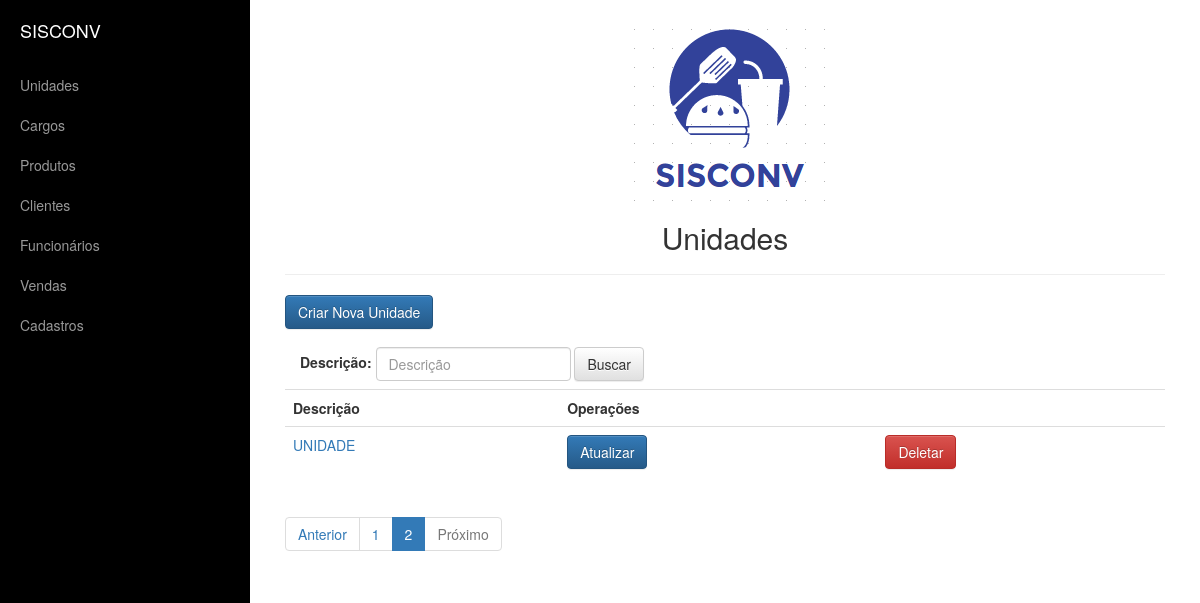
The app's page /appvendas/unidade/list?page=2, older data.
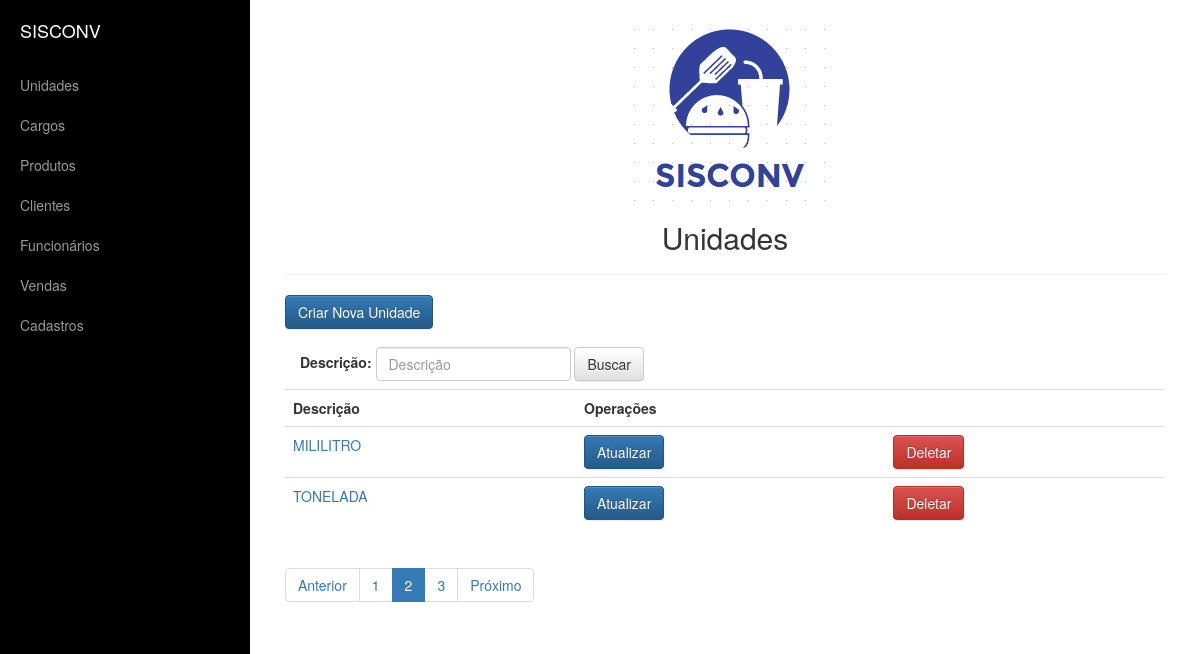
The same page, newer data.
### appvendas/models.py (models this page shows, shortened)
class Unidade(models.Model):
    descricao=models.CharField("Descrição",max_length=100)
    sigla=models.CharField("Sigla",max_length=5)

### appvendas/views.py (the view)
def unidade_list(request):
    criterio=request.GET.get('criterio')
    if (criterio):
        unidades=Unidade.objects.filter(descricao__contains=criterio).order_by('descricao')
    else:
        unidades=Unidade.objects.all().order_by('descricao')
        criterio=""
    paginator=Paginator(unidades,2)
    page=request.GET.get('page')
    try:
        unidades=paginator.page(page)
    except PageNotAnInteger:
        unidades=paginator.page(1)
    except EmptyPage:
        unidades=paginator.page(paginator.num_pages)
    dados={'unidades':unidades,'criterio':criterio,'paginator':paginator,'page_obj':unidades}
    return render(request, 'unidade/unidade_list.html', dados)

### templates/unidade/unidade_list.html
{% extends 'base.html' %}
{% block conteudo %}
    <center><h2>Unidades</h2></center>
    <hr>
    <p><a href="{% url 'unidade_new' %}" class="btn btn-primary" >Criar Nova Unidade</a></p>
    <form class="navbar-form navbar-left" role="search" method="get" action="{% url 'unidade_list' %}">
      <div class="form-group">
          <label for="criterio">Descrição:</label>
        <input type="text" id="criterio" name="criterio" value="{{ criterio }}" class="form-control" placeholder="Descrição">
      </div>
      <button type="submit" class="btn btn-default">Buscar</button>
    </form>
    <table class="table table-hover">
  <tr>
    <th>Descrição</th>
      <th colspan="2">Operações</th>
  </tr>
    {% for unidade in unidades %}
        <tr>
            <td><a href="{% url 'unidade_detail' unidade.pk %}"> {{ unidade.descricao | upper }}</a></td>
            <td><a href="{% url 'unidade_update' unidade.pk %}" class="btn btn-primary">Atualizar</a> </td>
            <td><a href="{% url 'unidade_delete' unidade.pk %}" class="btn btn-danger">Deletar</a> </td>
        </tr>
    {% endfor %}
</table>
    {% include 'utils/paginacao.html' %}
{% endblock %}

Row changes from the older to the newer data that the page shows:
no longer on this page (row unchanged): Unidade: descricao "UNIDADE"
added Unidade: descricao "MILILITRO"
added Unidade: descricao "TONELADA"
Text that changed along with them:
new list line: "3"
